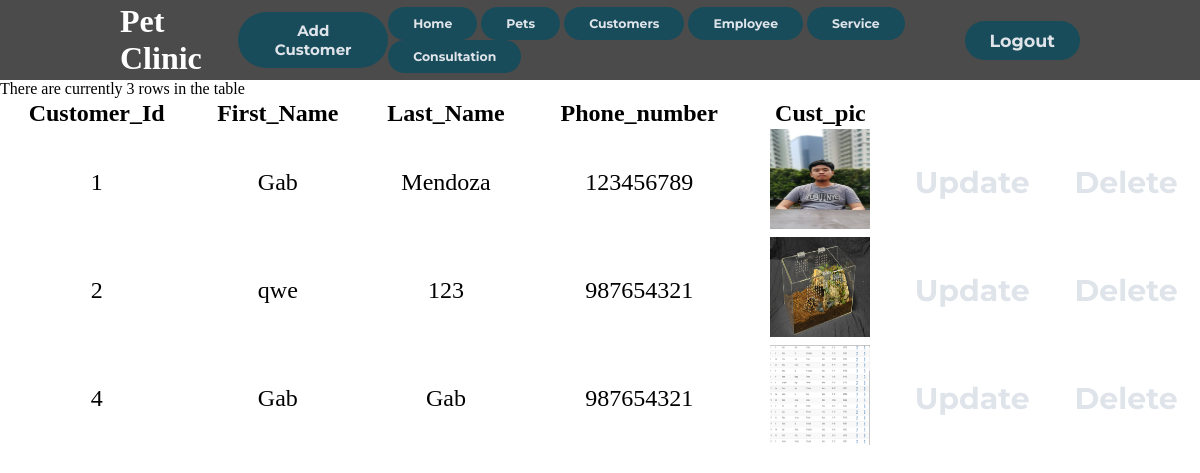
Page /customer.php (signed in) on the committed database.
### tables this page shows
CREATE TABLE `customer` (
  `Cust_id` int(45) NOT NULL AUTO_INCREMENT,
  `First_name` varchar(45) NOT NULL,
  `Last_name` varchar(45) NOT NULL,
  `Phone_number` varchar(45) NOT NULL,
  `Cust_pic` varchar(100) DEFAULT NULL,
  PRIMARY KEY (`Cust_id`)
);

### customer.php (the view, shortened to what this page needs)
<!DOCTYPE html>
<html lang="en">
<head>
    <link rel="stylesheet" href="./styles/style.css">
</head>
<body style="background: url(https://wallpapercave.com/wp/B1sODrM.jpg); background-size: 115% ; ">
    <?php
    include "includes/config.php";
    ?>
    <header>
        <div class="logo">
            <h1>Pet Clinic</h1>
        </div>
        <button><a href="Create.php">
                <h4>Add Customer</h4>
            </a></button>
        <nav>
            <ul>
                <button> <a href="index.php">
                        <h5>Home</h5>
                    </a></button>
                <button> <a href="pets.php">
                        <h5>Pets</h5>
                    </a></button>
                <button><a href="customer.php">
                        <h5>Customers</h5>
                    </a></button>
                <button><a href="employee.php">
                        <h5>Employee</h5>
                    </a></button>
                <button><a href="service.php">
                        <h5>Service</h5>
                    </a></button>
                <button><a href="consultationz.php">
                        <h5>Consultation</h5>
                    </a></button>
            </ul>
        </nav>
        <button><?php if ((isset($_SESSION['Employee_id'])) && (basename($_SERVER['PHP_SELF']) != 'logout.php')) {
                    echo '<a href="logout.php"><h3>Logout</h3></a>';
                } else {
                    echo '<a href="login.php"><h3>Login</h3></a>';
                }
                ?></button>
    </header>
    <table>
        <thead>
            <tr>
                <th>Customer_Id</th>
                <th>First_Name</th>
                <th>Last_Name</th>
                <th>Phone_number</th>
                <th>Cust_pic</th>
            </tr>
        </thead>
        <tbody>
            <?php
            if (!isset($_SESSION['Employee_id'])) {
                require('includes/login_functions.inc.php');
                echo "<p>please log in to view this customers.</p>";
            } else {
                $result = mysqli_query($conn, "SELECT * FROM customer ORDER BY Cust_id ASC");
                $num_rows = mysqli_num_rows($result);
                echo "There are currently $num_rows rows in the table<P>";
                while ($row = mysqli_fetch_array($result)) {
                    echo "<tr>\n";
                    echo "<td>" . $row['Cust_id'] . "</td>";
                    echo "<td>" . $row['First_name'] . "</td>";
                    echo "<td>" . $row['Last_name'] . "</td>";
                    echo "<td>" . $row['Phone_number'] . "</td>";
                    echo "<td><img width = '100px' height = '100px' src =" . $row['Cust_pic'] . "></td>";
                    echo "<td align='center'><a href='edit.php?Cust_id=" . $row['Cust_id'] . "' role='button'> <h1>Update</h1></a></td>";
                    echo "<td align='center'><a href='delete.php?Cust_id=" . $row['Cust_id'] . "' role='button'> <h1>Delete</h1></a></td>";
                    echo "</tr>\n";
                }
            }
            ?>
        </tbody>
    </table>
</body>
</html>

### styles/style.css (style rules this page uses)
* { box-sizing: border-box; margin: 0; padding: 0; }
table { width: 100%; text-align: center; font-size: 1.5em; }
li, a, button { font-family: "Montserrat", sans-serif; font-weight: 500; font-size: 15px; color: #dfe4ea; text-decoration: none; }
header { display: flex; justify-content: space-between; align-items: center; padding: 30px 10%; background-color: #4b4b4b; height: 10vh; }
.logo { cursor: auto; color: white; }
button { padding: 9px 25px; background-color: rgba(12, 77, 94, 0.8); border: none; border-radius: 50px; cursor: pointer; transition: all 0.3s ease 0s; }

### rows in the picture
customer: Cust_id "1", First_name "Gab", Last_name "Mendoza", Phone_number "123456789", Cust_pic (picture)
customer: Cust_id "2", First_name "qwe", Last_name "123", Phone_number "987654321", Cust_pic (picture)
customer: Cust_id "4", First_name "Gab", Last_name "Gab", Phone_number "987654321", Cust_pic (picture)
